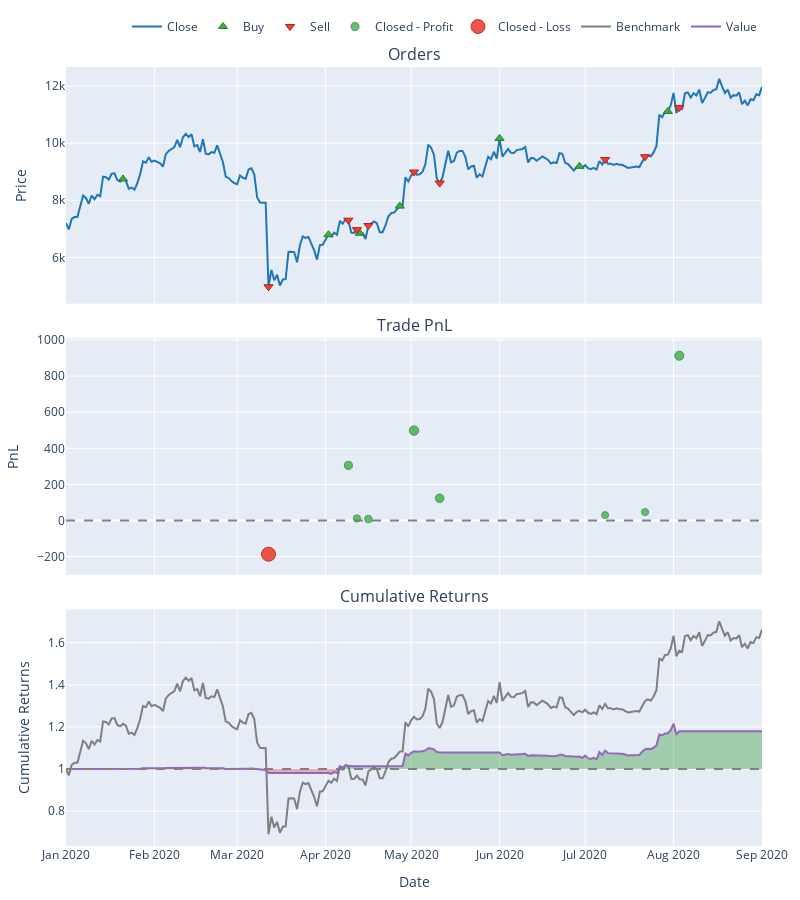

Notebook cell for this chart:
### Code cell
import numpy as np
import pandas as pd
from datetime import datetime
import vectorbt as vbt

start = datetime(2020, 1, 1)
end = datetime(2020, 9, 1)
close = vbt.utils.data.download("BTC-USD", start=start, end=end)['Close']

np.random.seed(42)
size = pd.Series.vbt.empty_like(close, fill_value=0.)
n_orders = 20
rand_idxs = np.random.randint(0, len(size), size=n_orders)
size.iloc[rand_idxs] = np.random.uniform(-1, 1, size=n_orders)
portfolio = vbt.Portfolio.from_orders(
    close, size, direction='longonly',
    init_cash='auto', freq='1D')
portfolio.plot().show()

### Figure 1 — Plotly figure (JSON) as saved in the notebook; plotly's stock layout.template omitted (floating-point values rounded to 4 significant figures; data arrays with more than 128 entries replaced by an {"elided": "..."} marker saying what was removed)
{"data": [{"legendgroup": "0", "line": {"color": "#1f77b4"}, "name": "Close", "showlegend": true, "type": "scatter", "uid": "371c3b48-acd9-49be-b310-6b038e93e72e", "x": {"elided": "244 str values"}, "xaxis": "x", "y": {"elided": "244 float values"}, "yaxis": "y"}, {"customdata": [[0, 0.04951, 0], [2, 0.6649, 0], [5, 0.02847, 0], [7, 0.5704, 0], [10, 0.1848, 0], [11, 0.9398, 0], [14, 0.2237, 0]], "hovertemplate": "Order Id: %{customdata[0]}<br>Date: %{x}<br>Price: %{y}<br>Size: %{customdata[1]:.6f}<br>Fees: %{customdata[2]:.6f}", "legendgroup": "1", "marker": {"color": "#37B13F", "line": {"color": "rgb(38,123,44)", "width": 1}, "size": 8, "symbol": "triangle-up"}, "mode": "markers", "name": "Buy", "type": "scatter", "uid": "7d8c8ba5-4313-4a8d-ac08-d4e2123a4f7a", "x": ["2020-01-21T00:00:00", "2020-04-02T00:00:00", "2020-04-13T00:00:00", "2020-04-27T00:00:00", "2020-06-01T00:00:00", "2020-06-29T00:00:00", "2020-07-30T00:00:00"], "xaxis": "x", "y": [8746.0, 6794.0, 6845.0, 7796.0, 10170.0, 9191.0, 11110.0], "yaxis": "y"}, {"customdata": [[1, 0.04951, 0], [3, 0.6007, 0], [4, 0.06423, 0], [6, 0.02847, 0], [8, 0.4175, 0], [9, 0.1528, 0], [12, 0.3915, 0], [13, 0.2673, 0], [15, 0.6896, 0]], "hovertemplate": "Order Id: %{customdata[0]}<br>Date: %{x}<br>Price: %{y}<br>Size: %{customdata[1]:.6f}<br>Fees: %{customdata[2]:.6f}", "legendgroup": "2", "marker": {"color": "#EA4335", "line": {"color": "rgb(181,31,18)", "width": 1}, "size": 8, "symbol": "triangle-down"}, "mode": "markers", "name": "Sell", "type": "scatter", "uid": "b9ce1c7a-756f-4caa-9d0c-f2668054ffcf", "x": ["2020-03-12T00:00:00", "2020-04-09T00:00:00", "2020-04-12T00:00:00", "2020-04-16T00:00:00", "2020-05-02T00:00:00", "2020-05-11T00:00:00", "2020-07-08T00:00:00", "2020-07-22T00:00:00", "2020-08-03T00:00:00"], "xaxis": "x", "y": [4971.0, 7302.0, 6971.0, 7117.0, 8989.0, 8602.0, 9428.0, 9525.0, 11250.0], "yaxis": "y"}, {"customdata": [[1, 0.07484], [2, 0.02612], [3, 0.0397], [4, 0.153], [5, 0.1034], [6, 0.008235], [7, 0.01861], [8, 0.1334]], "hovertemplate": "Trade Id: %{customdata[0]}<br>Date: %{x}<br>PnL: %{y}<br>Return: %{customdata[1]:.2%}", "legendgroup": "3", "marker": {"color": "#37B13F", "line": {"color": "rgb(38,123,44)", "width": 1}, "opacity": [0.7736, 0.7563, 0.7611, 0.8013, 0.7837, 0.75, 0.7537, 0.7944], "size": [8.101, 7.296, 7.52, 9.394, 8.574, 7, 7.172, 9.07], "symbol": "circle"}, "mode": "markers", "name": "Closed - Profit", "type": "scatter", "uid": "c6e9ca5c-a8ee-45c5-b6e2-8a8a50c67eb6", "x": ["2020-04-09T00:00:00", "2020-04-12T00:00:00", "2020-04-16T00:00:00", "2020-05-02T00:00:00", "2020-05-11T00:00:00", "2020-07-08T00:00:00", "2020-07-22T00:00:00", "2020-08-03T00:00:00"], "xaxis": "x2", "y": [305.4, 11.4, 7.737, 498.1, 123.2, 30.15, 46.52, 913.0], "yaxis": "y2"}, {"customdata": [[0, -0.4316]], "hovertemplate": "Trade Id: %{customdata[0]}<br>Date: %{x}<br>PnL: %{y}<br>Return: %{customdata[1]:.2%}", "legendgroup": "4", "marker": {"color": "#EA4335", "line": {"color": "rgb(181,31,18)", "width": 1}, "opacity": [0.9], "size": [14], "symbol": "circle"}, "mode": "markers", "name": "Closed - Loss", "type": "scatter", "uid": "7785e509-02e1-4ef4-a783-aeff3450e5ca", "x": ["2020-03-12T00:00:00"], "xaxis": "x2", "y": [-186.9], "yaxis": "y2"}, {"legendgroup": "5", "line": {"color": "#7f7f7f"}, "name": "Benchmark", "showlegend": true, "type": "scatter", "uid": "24a97310-32e1-4dea-8d02-af247e7ec3dd", "x": {"elided": "244 str values"}, "xaxis": "x3", "y": {"elided": "244 float values"}, "yaxis": "y3"}, {"hoverinfo": "skip", "legendgroup": "6", "line": {"color": "rgba(0, 0, 0, 0)", "width": 0}, "opacity": 0, "showlegend": false, "type": "scatter", "uid": "12c76b1d-6a8e-4cd8-851c-8889a263bc91", "x": {"elided": "244 str values"}, "xaxis": "x3", "y": {"elided": "244 int values"}, "yaxis": "y3"}, {"connectgaps": false, "fill": "tonexty", "fillcolor": "rgba(0, 128, 0, 0.3)", "hoverinfo": "skip", "legendgroup": "6", "line": {"color": "rgba(0, 0, 0, 0)", "width": 0}, "opacity": 0, "showlegend": false, "type": "scatter", "uid": "813795b0-b28a-4906-979a-946b1d142cab", "x": {"elided": "244 str values"}, "xaxis": "x3", "y": {"elided": "244 float values"}, "yaxis": "y3"}, {"hoverinfo": "skip", "legendgroup": "6", "line": {"color": "rgba(0, 0, 0, 0)", "width": 0}, "opacity": 0, "showlegend": false, "type": "scatter", "uid": "f76a23a0-2243-4af6-8665-1ec19a9cd818", "x": {"elided": "244 str values"}, "xaxis": "x3", "y": {"elided": "244 int values"}, "yaxis": "y3"}, {"connectgaps": false, "fill": "tonexty", "fillcolor": "rgba(255, 0, 0, 0.3)", "hoverinfo": "skip", "legendgroup": "6", "line": {"color": "rgba(0, 0, 0, 0)", "width": 0}, "opacity": 0, "showlegend": false, "type": "scatter", "uid": "aff02f71-8c00-4893-bf04-684fa55857c4", "x": {"elided": "244 str values"}, "xaxis": "x3", "y": {"elided": "244 float values"}, "yaxis": "y3"}, {"legendgroup": "7", "line": {"color": "#9467bd"}, "name": "Value", "showlegend": true, "type": "scatter", "uid": "69f3e036-cbac-4bbf-99d4-bdbaf58ce977", "x": {"elided": "244 str values"}, "xaxis": "x3", "y": {"elided": "244 float values"}, "yaxis": "y3"}, {"hoverinfo": "skip", "legendgroup": "6", "line": {"color": "rgba(0, 0, 0, 0)", "width": 0}, "opacity": 0, "showlegend": false, "type": "scatter", "uid": "205fb6ec-80e9-479f-a3cc-5a73444077af", "x": {"elided": "244 str values"}, "xaxis": "x3", "y": {"elided": "244 int values"}, "yaxis": "y3"}], "layout": {"annotations": [{"font": {"size": 16}, "showarrow": false, "text": "Orders", "x": 0.5, "xanchor": "center", "xref": "paper", "y": 1, "yanchor": "bottom", "yref": "paper"}, {"font": {"size": 16}, "showarrow": false, "text": "Trade PnL", "x": 0.5, "xanchor": "center", "xref": "paper", "y": 0.6519, "yanchor": "bottom", "yref": "paper"}, {"font": {"size": 16}, "showarrow": false, "text": "Cumulative Returns", "x": 0.5, "xanchor": "center", "xref": "paper", "y": 0.3037, "yanchor": "bottom", "yref": "paper"}], "autosize": true, "height": 900, "legend": {"orientation": "h", "traceorder": "normal", "x": 1, "xanchor": "right", "y": 1.033, "yanchor": "bottom"}, "margin": {"b": 30, "l": 30, "r": 30, "t": 30}, "shapes": [{"line": {"color": "gray", "dash": "dash"}, "type": "line", "x0": 0, "x1": 1, "xref": "paper", "y0": 0, "y1": 0, "yref": "y2"}, {"line": {"color": "gray", "dash": "dash"}, "type": "line", "x0": 0, "x1": 1, "xref": "paper", "y0": 1, "y1": 1, "yref": "y3"}], "width": 800, "xaxis": {"anchor": "y", "domain": [0, 1], "matches": "x3", "showticklabels": false}, "xaxis2": {"anchor": "y2", "domain": [0, 1], "matches": "x3", "showticklabels": false}, "xaxis3": {"anchor": "y3", "domain": [0, 1], "title": {"text": "Date"}}, "yaxis": {"anchor": "x", "domain": [0.6963, 1], "title": {"text": "Price"}}, "yaxis2": {"anchor": "x2", "domain": [0.3481, 0.6519], "title": {"text": "PnL"}}, "yaxis3": {"anchor": "x3", "domain": [0, 0.3037], "title": {"text": "Cumulative Returns"}}}}
